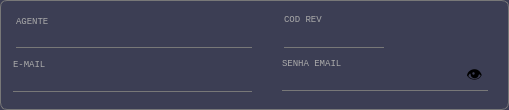
     <widget class="QGroupBox" name="groupBox_2">
      <property name="geometry">
       <rect>
        <x>50</x>
        <y>98</y>
        <width>509</width>
        <height>110</height>
       </rect>
      </property>
      <property name="styleSheet">
       <string notr="true">QGroupBox{
border-radius:7px;
border: 1px solid rgb(120,120,120);
background-color:rgb(60, 62, 84);}</string>
      </property>
      <property name="title">
       <string/>
      </property>
      <widget class="QLabel" name="label_30">
       <property name="geometry">
        <rect>
         <x>16</x>
         <y>16</y>
         <width>49</width>
         <height>10</height>
        </rect>
       </property>
       <property name="font">
        <font>
         <family>Consolas</family>
         <pointsize>7</pointsize>
         <weight>50</weight>
         <italic>false</italic>
         <bold>false</bold>
        </font>
       </property>
       <property name="styleSheet">
        <string notr="true">background-color:transparent;
color:rgb(170,170,170)</string>
       </property>
       <property name="text">
        <string>AGENTE</string>
       </property>
      </widget>
      <widget class="QLineEdit" name="campo_nome_agente">
       <property name="enabled">
        <bool>true</bool>
       </property>
       <property name="geometry">
        <rect>
         <x>16</x>
         <y>24</y>
         <width>236</width>
         <height>24</height>
        </rect>
       </property>
       <property name="font">
        <font>
         <family>Calibri</family>
         <pointsize>12</pointsize>
         <weight>50</weight>
         <italic>false</italic>
         <bold>false</bold>
        </font>
       </property>
       <property name="cursor">
        <cursorShape>IBeamCursor</cursorShape>
       </property>
       <property name="styleSheet">
        <string notr="true">QLineEdit {
    border: none;
    border-bottom: 1px solid rgb(90, 54, 247);
    border-radius: 0;
    background-color: rgb(60, 62, 84);
}

QLineEdit:disabled, QLineEdit:!focus {
    border-bottom: 1px solid rgb(120, 120, 120);
}
</string>
       </property>
       <property name="text">
        <string/>
       </property>
      </widget>
      <widget class="QLabel" name="label_33">
       <property name="geometry">
        <rect>
         <x>13</x>
         <y>59</y>
         <width>41</width>
         <height>10</height>
        </rect>
       </property>
       <property name="font">
        <font>
         <family>Consolas</family>
         <pointsize>7</pointsize>
         <weight>50</weight>
         <italic>false</italic>
         <bold>false</bold>
        </font>
       </property>
       <property name="styleSheet">
        <string notr="true">background-color:transparent;
color:rgb(170,170,170)</string>
       </property>
       <property name="text">
        <string>E-MAIL</string>
       </property>
      </widget>
      <widget class="QLineEdit" name="campo_email_empresa">
       <property name="enabled">
        <bool>true</bool>
       </property>
       <property name="geometry">
        <rect>
         <x>13</x>
         <y>68</y>
         <width>239</width>
         <height>24</height>
        </rect>
       </property>
       <property name="font">
        <font>
         <family>Calibri</family>
         <pointsize>12</pointsize>
         <weight>50</weight>
         <italic>false</italic>
         <bold>false</bold>
        </font>
       </property>
       <property name="cursor">
        <cursorShape>IBeamCursor</cursorShape>
       </property>
       <property name="styleSheet">
        <string notr="true">QLineEdit {
    border: none;
    border-bottom: 1px solid rgb(90, 54, 247);
    border-radius: 0;
    background-color: rgb(60, 62, 84);
}

QLineEdit:disabled, QLineEdit:!focus {
    border-bottom: 1px solid rgb(120, 120, 120);
}
</string>
       </property>
       <property name="text">
        <string/>
       </property>
      </widget>
      <widget class="QPushButton" name="botao_ocultar_senha">
       <property name="geometry">
        <rect>
         <x>462</x>
         <y>66</y>
         <width>25</width>
         <height>21</height>
        </rect>
       </property>
       <property name="font">
        <font>
         <family>Consolas</family>
         <pointsize>12</pointsize>
         <weight>50</weight>
         <italic>false</italic>
         <bold>false</bold>
        </font>
       </property>
       <property name="cursor">
        <cursorShape>PointingHandCursor</cursorShape>
       </property>
       <property name="layoutDirection">
        <enum>Qt::LeftToRight</enum>
       </property>
       <property name="styleSheet">
        <string notr="true">border-radius:7px;
background-color:transparent</string>
       </property>
       <property name="text">
        <string>👁️</string>
       </property>
      </widget>
      <widget class="QLabel" name="label_34">
       <property name="geometry">
        <rect>
         <x>282</x>
         <y>58</y>
         <width>69</width>
         <height>10</height>
        </rect>
       </property>
       <property name="font">
        <font>
         <family>Consolas</family>
         <pointsize>7</pointsize>
         <weight>50</weight>
         <italic>false</italic>
         <bold>false</bold>
        </font>
       </property>
       <property name="styleSheet">
        <string notr="true">background-color:transparent;
color:rgb(170,170,170)</string>
       </property>
       <property name="text">
        <string>SENHA EMAIL</string>
       </property>
      </widget>
      <widget class="QLineEdit" name="campo_senha_email">
       <property name="enabled">
        <bool>true</bool>
       </property>
       <property name="geometry">
        <rect>
         <x>282</x>
         <y>67</y>
         <width>206</width>
         <height>24</height>
        </rect>
       </property>
       <property name="font">
        <font>
         <family>Calibri</family>
         <pointsize>12</pointsize>
         <weight>50</weight>
         <italic>false</italic>
         <bold>false</bold>
        </font>
       </property>
       <property name="cursor">
        <cursorShape>IBeamCursor</cursorShape>
       </property>
       <property name="styleSheet">
        <string notr="true">QLineEdit {
    border: none;
    border-bottom: 1px solid rgb(90, 54, 247);
    border-radius: 0;
    background-color: rgb(60, 62, 84);
}

QLineEdit:disabled, QLineEdit:!focus {
    border-bottom: 1px solid rgb(120, 120, 120);
}
</string>
       </property>
       <property name="text">
        <string/>
       </property>
      </widget>
      <widget class="QLabel" name="label_29">
       <property name="geometry">
        <rect>
         <x>284</x>
         <y>14</y>
         <width>49</width>
         <height>10</height>
        </rect>
       </property>
       <property name="font">
        <font>
         <family>Consolas</family>
         <pointsize>7</pointsize>
         <weight>50</weight>
         <italic>false</italic>
         <bold>false</bold>
        </font>
       </property>
       <property name="styleSheet">
        <string notr="true">background-color:transparent;
color:rgb(170,170,170)</string>
       </property>
       <property name="text">
        <string>COD REV</string>
       </property>
      </widget>
      <widget class="QLineEdit" name="campo_cod_rev">
       <property name="enabled">
        <bool>true</bool>
       </property>
       <property name="geometry">
        <rect>
         <x>284</x>
         <y>24</y>
         <width>100</width>
         <height>24</height>
        </rect>
       </property>
       <property name="font">
        <font>
         <family>Calibri</family>
         <pointsize>12</pointsize>
         <weight>50</weight>
         <italic>false</italic>
         <bold>false</bold>
        </font>
       </property>
       <property name="cursor">
        <cursorShape>IBeamCursor</cursorShape>
       </property>
       <property name="styleSheet">
        <string notr="true">QLineEdit {
    border: none;
    border-bottom: 1px solid rgb(90, 54, 247);
    border-radius: 0;
    background-color: rgb(60, 62, 84);
}

QLineEdit:disabled, QLineEdit:!focus {
    border-bottom: 1px solid rgb(120, 120, 120);
}
</string>
       </property>
       <property name="text">
        <string/>
       </property>
      </widget>
      <zorder>campo_senha_email</zorder>
      <zorder>label_30</zorder>
      <zorder>campo_nome_agente</zorder>
      <zorder>label_33</zorder>
      <zorder>campo_email_empresa</zorder>
      <zorder>botao_ocultar_senha</zorder>
      <zorder>label_34</zorder>
      <zorder>label_29</zorder>
      <zorder>campo_cod_rev</zorder>
     </widget>
